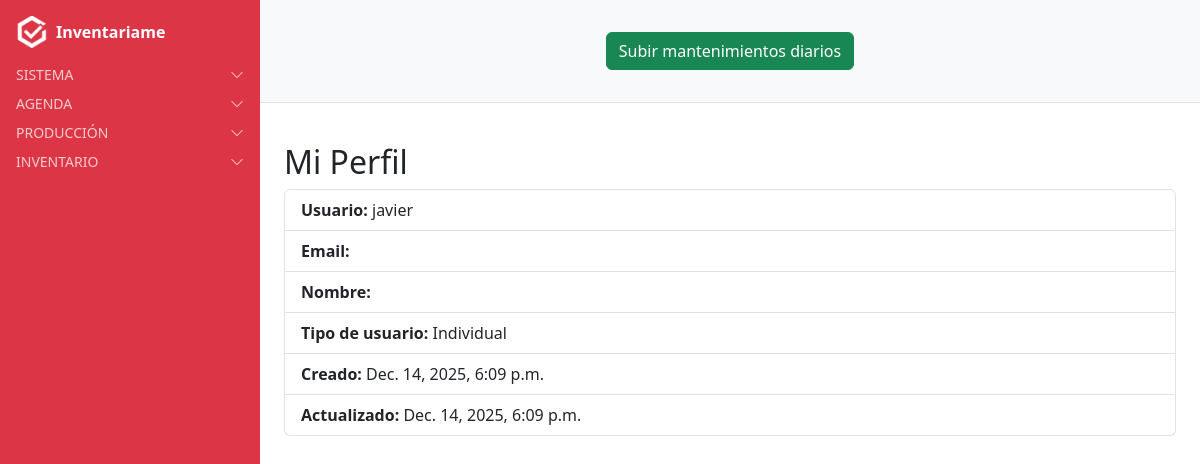
/perfil/ (signed in), run on the app's committed database.
### users/models.py (models this page shows, shortened)
class PerfilUsuario(models.Model):
    TIPOS_USUARIO = [
        ("grupo", "Grupo"),
        ("individual", "Individual"),
    ]
    usuario = models.OneToOneField(User, on_delete=models.CASCADE, related_name="perfil")
    tipo_usuario = models.CharField(max_length=10, choices=TIPOS_USUARIO, default="individual")
    matricula = models.CharField(
        max_length=50,
        unique=True,              # ✅ ahora no se puede repetir
        blank=True,
        null=True,
        help_text="Identificador único de matrícula"
    )
    nombre_grupo = models.CharField(max_length=100, blank=True, null=True)
    grupo_django = models.ForeignKey(Group, on_delete=models.SET_NULL, blank=True, null=True)
    creado = models.DateTimeField(auto_now_add=True)
    actualizado = models.DateTimeField(auto_now=True)

### users/views.py (the view)
# urls.py: path("perfil/", perfil_view, name="perfil"),
@login_required
def perfil_view(request):
    perfil = request.user.perfil  # OneToOneField con related_name="perfil"
    return render(request, "users/perfil.html", {"perfil": perfil})

### users/context_processors.py (called while the page is built)
def alertas_processor(request):
    if not request.user.is_authenticated:
        return {}
    ahora = timezone.now()
    proximas_con_recordatorio = Cita.objects.filter(
        usuario=request.user, recordatorio=True,
        fecha__gte=ahora, fecha__lte=ahora + timedelta(days=1)
    )
    if proximas_con_recordatorio.exists():
        return {"alertas": f"Tienes {proximas_con_recordatorio.count()} cita(s) con recordatorio en 24h"}
    return {}

### templates/users/perfil.html (shortened to what this page needs)
{% extends "base.html" %}
{% block content_authenticated %}
<div class="container mt-4">
  <h2>Mi Perfil</h2>
  <ul class="list-group">
    <li class="list-group-item"><strong>Usuario:</strong> {{ perfil.usuario.username }}</li>
    <li class="list-group-item"><strong>Email:</strong> {{ perfil.usuario.email }}</li>
    <li class="list-group-item"><strong>Nombre:</strong> {{ perfil.usuario.first_name }} {{ perfil.usuario.last_name }}</li>
    <li class="list-group-item"><strong>Tipo de usuario:</strong> {{ perfil.get_tipo_usuario_display }}</li>
    <li class="list-group-item"><strong>Creado:</strong> {{ perfil.creado }}</li>
    <li class="list-group-item"><strong>Actualizado:</strong> {{ perfil.actualizado }}</li>
  </ul>
</div>
{% endblock %}

### data on the page
PerfilUsuario: usuario.username "javier", tipo_usuario "Individual", creado "Dec. 14, 2025, 6:09 p.m.", actualizado "Dec. 14, 2025, 6:09 p.m."
